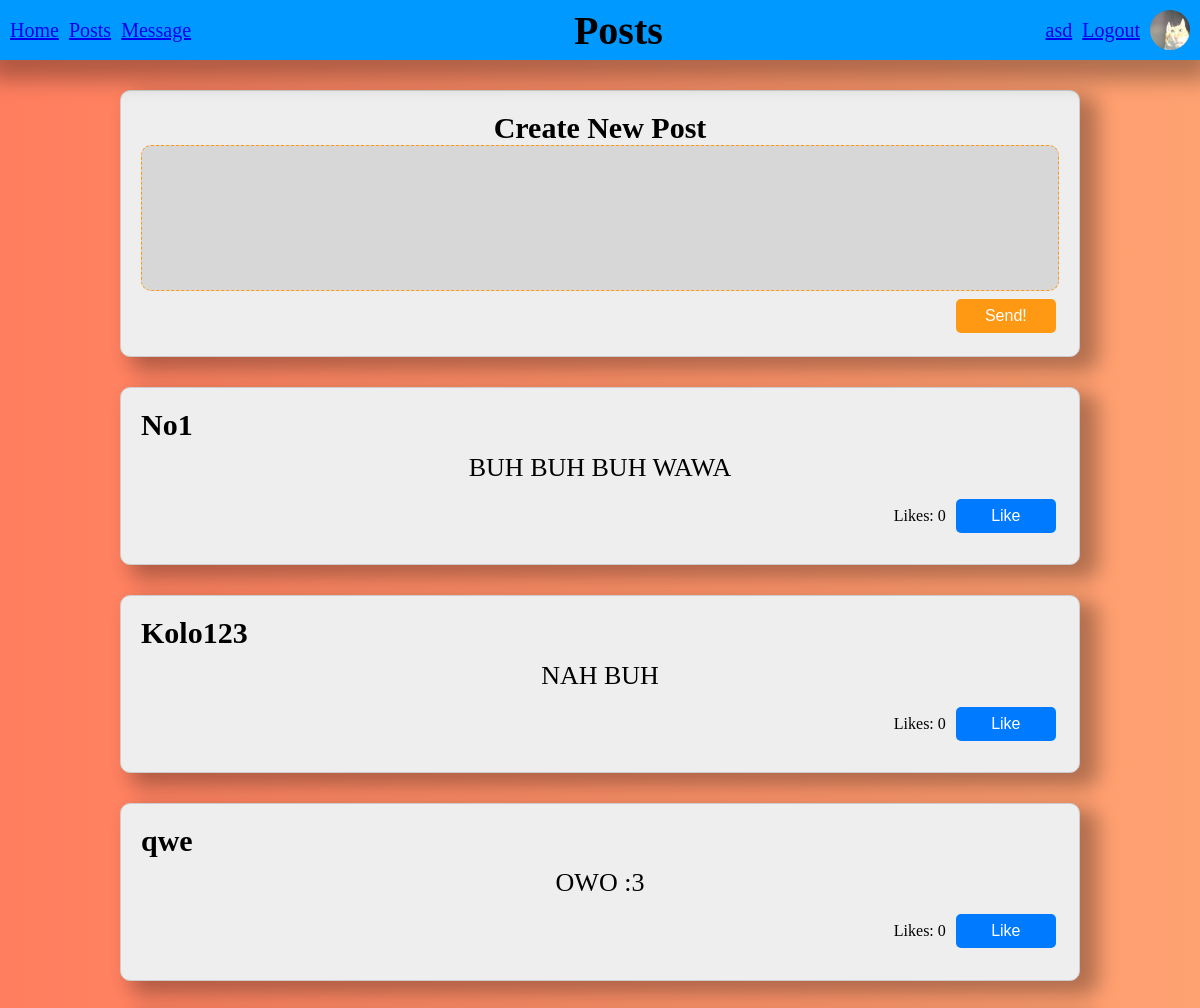
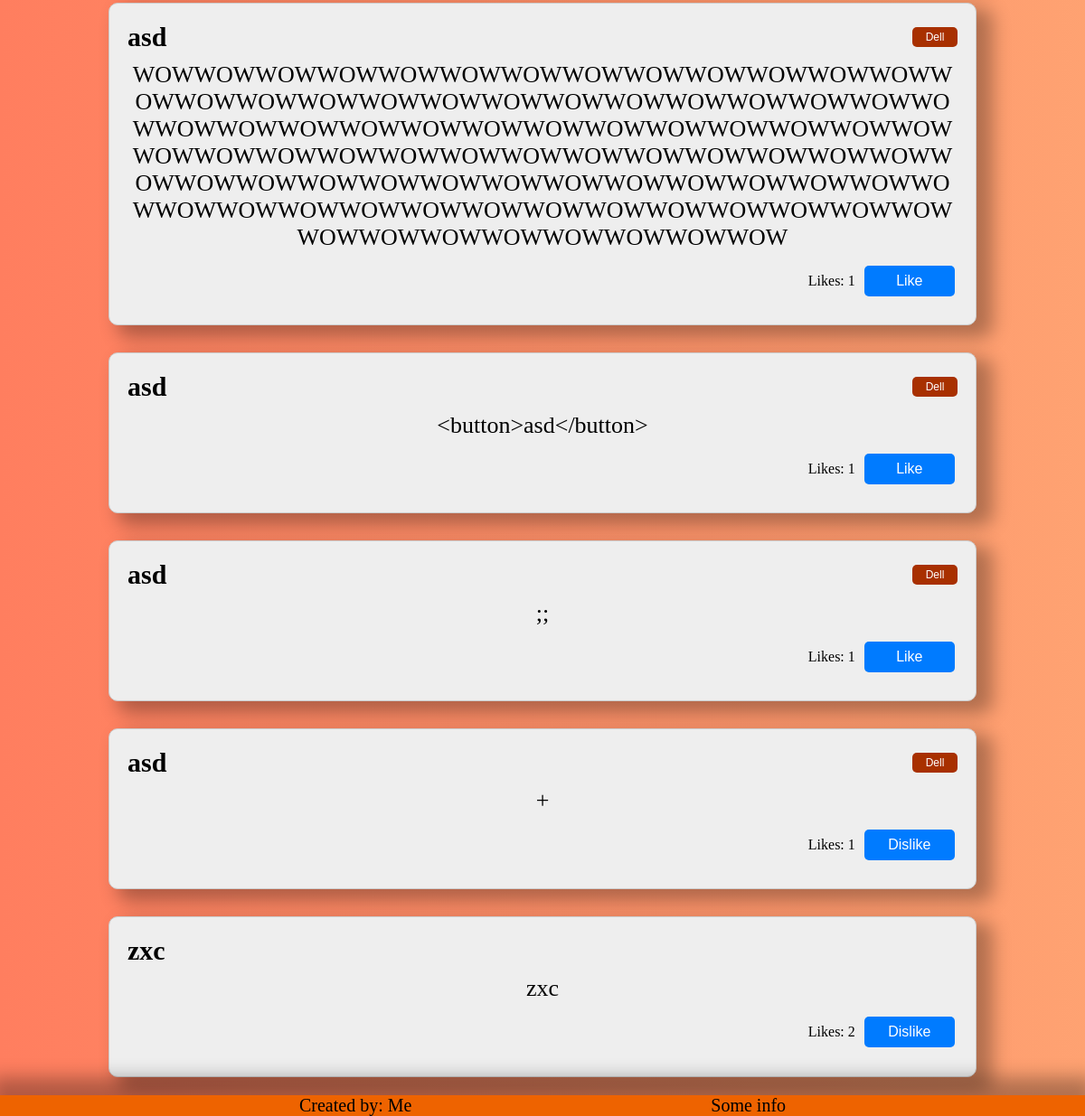
/template/posts.php (signed in), run on the app's committed database (2 pictures, top to bottom).
### tables this page shows
CREATE TABLE `posts` (
  `id` int(11) NOT NULL,
  `user_id` int(11) DEFAULT NULL,
  `content` text DEFAULT NULL,
  `likes` int(11) DEFAULT 0,
  `upload_date` timestamp NOT NULL DEFAULT current_timestamp()
);

CREATE TABLE `users` (
  `id` int(11) NOT NULL,
  `userName` varchar(255) NOT NULL,
  `paswd` varchar(255) NOT NULL
);

### includes/mysql_users.inc.php (called while the page is built, shortened)
<?php
    function get_posts($conn){
        $sql = "SELECT p.id, user_id, content, userName, likes FROM posts p INNER JOIN users u ON p.user_id = u.id ORDER BY upload_date DESC;";
        $stmt = mysqli_stmt_init($conn);
        if(!mysqli_stmt_prepare($stmt, $sql)){
            header("location: ../template/posts.php?error=dataError");
            exit();
        }
        mysqli_stmt_execute($stmt);
        $resultData = mysqli_stmt_get_result($stmt);
        while ($row = mysqli_fetch_assoc($resultData)) {
            $rows[] = $row;
        }
        if(!empty($rows)){
            return $rows;
        }
        return false;
    }
?>

### template/posts.php (the view, shortened to what this page needs)
<?php
    require_once '../includes/mysql_users.inc.php';
    $style_content = "
        <link rel='stylesheet' href='../static/base_style.css'>
        <link rel='stylesheet' href='../static/posts_style.css'>
    ";
    $content_name = "Posts";
    if(isset($_SESSION['user_name'])){
        $content = "
            <div id='main_post_box'>
                <div class='post_box'>
                    <form id='create_post_form' action='../includes/create_post.inc.php' method='POST'>
                        <label class='post_box_title' for='box_info'>Create New Post</label>
                        <textarea  class='post_content' id='create_post_textinput' type='text' name='post_content'></textarea>
                        <div class='post_likes_info'>
                            <button id='create_post_button' class='post_button' name='submit' type='submit'>Send!</button>
                        </div>
                    </form>
                </div>
        ";
    }
    if($rows = get_posts($conn)){
        if(isset($_SESSION['user_id'])){
            $liked_posts = liked_post_list($conn, $_SESSION['user_id']);
        }
        foreach ($rows as $row) {
            $like_button_text = "<button id='like_button_{$row['id']}' class='post_button' onclick='like_post({$row['id']})' type='button'>Like</button>";
            $dell_button = '';
            if(isset($_SESSION['user_id']) && in_array($row['id'], array_column($liked_posts, 'likedPost_id'))) {
                $like_button_text = "<button id='like_button_{$row['id']}' class='post_button' onclick='like_post({$row['id']}, true)' type='button'>Dislike</button>";
            }
            if(isset($_SESSION['user_id']) && $_SESSION['user_id'] === $row['user_id']){
                $dell_button = "<button id='post_box_dell_button' class='post_button' onclick='delete_post({$row['id']}, this)'>Dell</button>";
            }
            $content_text = htmlspecialchars($row['content']);
            $content .= "
                <div class='post_box'>
                    <div class='post_box_header'>
                        <p class='post_box_title'>{$row['userName']}</p>
                        $dell_button
                    </div>
                    <p class='post_content'>$content_text</p>
                    <div class='post_likes_info'>
                        <p id='likes_{$row['id']}'>Likes: {$row['likes']}</p>
                        $like_button_text
                    </div>
                </div>
            ";
        }
        $content .= "
            <script src='../javas/post.js'></script>
        </div>";
    }
    else{
        $content .= "
        </div>
        <p>No posts found</p>
        ";
    }
    include("base.php");
?>

### template/base.php (shortened to what this page needs)
<!DOCTYPE html>
<html lang="en">
<head>
    <?php echo $style_content; ?>
</head>
<body>
    <header>
        <div>
            <a href="home.php">Home</a>
            <a href="posts.php">Posts</a>
            <a href="message.php">Message</a>
        </div>
        <div>
            <h1><?php echo $content_name; ?></h1>
        </div>
        <div>
            <?php
                if(isset($_SESSION['user_name'])){
                    echo "<a href='profile.php?login={$_SESSION['user_id']}'>" . $_SESSION['user_name'] . "</a>";
                    echo "<a href='../includes/logout.inc.php'>Logout</a>";
                }
                else{
                    echo "<a href='login.php'>Login</a>";
                    echo "<a href='signup.php'>Sign Up</a>";
                }
            ?>
            <img id="logo_img" src="../img/logo.png" alt="logo">
        </div>
    </header>
    <main>
        <?php echo $content; ?>
    </main>
    <footer>
        <div>
            <p>Created by: Me</p>
        </div>
        <div>
            <p>Some info</p>
        </div>
    </footer>
</body>
</html>

### static/base_style.css (style rules this page uses)
html, body { background-color: gray; display: flex; flex-direction: column; text-align: center; font-family: Cursive; font-size: clamp(10px, 3vmin, 20px); margin: 0; padding: 0; height: 100%; }
html,body { background: linear-gradient(to right, #ff7e5f, #feb47b, #ffbb00ee); background-size: 300% 300%; animation: animateBackground 20s ease infinite; }
header { background-color: #0099ff; display: flex; position: fixed; justify-content: space-between; left: 0; top: 0; box-shadow: 0 0.5rem 1rem 0.5rem rgba(0,0,0,0.3); width: 100%; height: 60px; }
header div { display: flex; align-items: center; padding: 10px; gap: 10px; }
#logo_img { height: 2em; width: 2em; border-radius: 20px; }
main { display: flex; justify-content: center; align-items: center; flex-direction: column; padding-top: 60px; flex: 1; }
footer { background-color: #ee6300; display: flex; align-items: center; justify-content: space-evenly; box-shadow: 0 -0.5rem 1rem 0.5rem rgba(0,0,0,0.3); bottom: 0; height: 100px; width: 100%; }
footer div { display: flex; flex-direction: column; gap: 5px; font-size: 1em; }
footer div p { margin: 0; }

### static/posts_style.css (style rules this page uses)
main { display: flex; justify-content: start; align-self: flex-start; width: 100%; }
#main_post_box { display: flex; flex-direction: column; width: 80vw; gap: 20px; padding: 20px; }
#create_post_form { display: flex; justify-content: center; flex-direction: column; }
.post_box { background-color: #eeeeee; border: 1px solid #ccc; display: flex; justify-content: space-between; flex-direction: column; box-shadow: 0.7rem 0.5rem 1em 0.2rem rgba(0,0,0,0.3); border-radius: 10px; margin-top: 10px; padding: 20px; }
.post_box_header { display: flex; justify-content: center; justify-content: space-between; }
.post_box_title { font-size: 1.5em; font-weight: bold; align-self: center; text-align: start; flex: 1; margin: 0; }
.post_content { margin: 0; margin-top: 0.4em; font-size: 1.3rem; font-family: Cursive; word-wrap: break-word; }
#create_post_textinput { resize: none; border: #ff9914 1px dashed; border-radius: 10px; font-size: 1rem; background-color: #d6d6d6ee; height: 7rem; margin: 0; }
.post_likes_info { display: flex; align-self: flex-end; align-items: center; gap: 10px; font-size: 0.8em; margin-top: 5px; padding: 0.2em; }
.post_button { background-color: #007bff; color: #fff; cursor: pointer; border: none; border-radius: 5px; padding: 8px 2px; width: clamp(5px, 10vw, 100px); font-size: 1em; }
#create_post_button { background-color: #ff9914; }
#post_box_dell_button { align-self: center; width: clamp(5px, 5vw, 50px); background-color: #a83000; padding: 4px 2px; font-size: 0.6em; }

### data on the page
posts: user.userName "No1", content "BUH BUH BUH WAWA", likes "0"
posts: user.userName "Kolo123", content "NAH BUH", likes "0"
posts: user.userName "qwe", content "OWO :3", likes "0"
posts: user.userName "asd", content "WOWWOWWOWWOWWOWWOWWOWWOWWOWWOWWOWWOWWOWWOWWOWWOWWOWWOWWOWWOWWOWWOWWOWWOWWOWWOWWOWWOWWOWWOWWOWWOWWOWWOWWOWWOWWOWWOWWOWWOWWOWWOWWOWWOWWOWWOWWOWWOWWOWWOWWOWWOWWOWWOWWOWWOWWOWWOWWOWWOWWOWWOWWOWWOWWOWWOWWOWWOWWOWWOWWOWWOWWOWWOWWOWWOWWOWWOWWOWWOWWOWWOWWOWWOWWOWWOWWOWWOW", likes "1"
posts: user.userName "asd", content "<button>asd</button>", likes "1"
posts: user.userName "asd", content ";;", likes "1"
posts: user.userName "asd", content "+", likes "1"
posts: user.userName "zxc", content "zxc", likes "2"

### other printed values
$content_name "Posts"
$_SESSION['user_name'] "asd"
